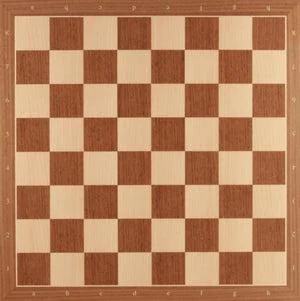
#> input picture lista2/img/brown_chess_board.webp, 300 x 301 px
$ jupyter execute visao_computacional_lista_2.ipynb
#> lines starting #> are read from the running program, lines starting #| are printed output that depends on the picture; after the words box and inside, x2 and y2 are one past the last pixel; in counts of white or black regions, pixels touching at a corner belong together
# Segunda lista de visão computacional

## Lucas Heron Santos Anchieta
## Ruan Tenório de Melo

[cell 1]
import matplotlib.pyplot as plt
import numpy as np
import cv2 as cv

### 1. Na documentação da OpenCV é possível encontrar diversos detectores e descritores. Usando um conjunto com pelo menos 6 imagens (você pode tirar fotos com seu telefone, por exemplo), experimente três detectores distintos nestas imagens, incluindo o detector de Harris. Pesquise e descreva resumidamente com suas palavras (até 200 palavras para cada) como cada um funciona, incluindo seus parâmetros e quais suas principais diferenças. Exiba resultados nas suas imagens, e em quais situações cada um funciona bem ou mal. Discuta seus parâmetros. Qual deles você achou melhor? Justifique.

#### Detector de Harris

[cell 2]
img = cv.imread('img/brown_chess_board.webp')
#> img is the input picture: shape (301, 300, 3); mean B, G, R 94.6, 131.5, 183.3

img = cv.cvtColor(img, cv.COLOR_BGR2RGB)

plt.imshow(img)

[cell 3]
def harris_detect(img):
    gray = cv.cvtColor(img, cv.COLOR_RGB2GRAY)
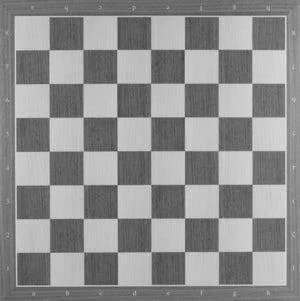
#> gray: shape (301, 300); min 59, max 228, mean 142.7
    gray = np.float32(gray)

    dst = cv.cornerHarris(gray, 2, 3, 0.04)
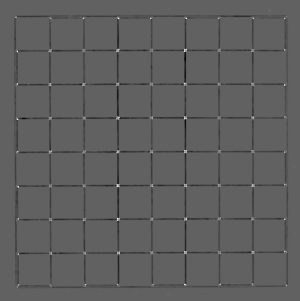
#> dst: shape (301, 300) float32; min -5059987, max 8231351, mean -126609.9; drawn with min black and max white

    dst = cv.dilate(dst,None)
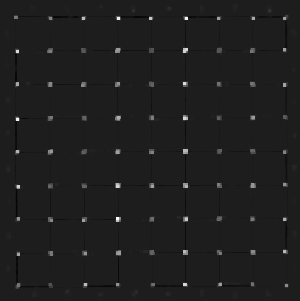
#> dst: shape (301, 300) float32; min -1080486.9, max 8231351, mean 57561; drawn with min black and max white

    return dst

[cell 4]
dst = harris_detect(img)

thresh = 0.1*dst.max()
#> thresh = 823135.1

corner_img = np.copy(img)

# Iterate through all the corners and draw them on the img (if they pass the threshold)
for j in range(0, dst.shape[0]):
    for i in range(0, dst.shape[1]):
        if(dst[j,i] > thresh):
            # img, center pt, radius, color, thickness
            cv.circle( corner_img, (i, j), 1, (255,0,0), 1)
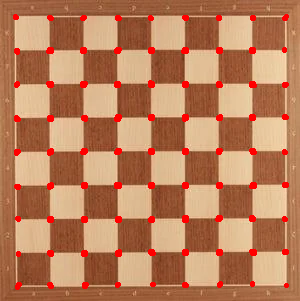
#> corner_img: shape (301, 300, 3); mean R, G, B 185.8, 126.5, 90.9

plt.imshow(corner_img)

#### Detector FAST

[cell 5]
plt.imshow(img)

[cell 6]
def fast_detect_nonmax(img):

    img_gray = cv.cvtColor(img, cv.COLOR_RGB2GRAY)

    fast = cv.FastFeatureDetector_create()

    kp = fast.detect(img_gray,None)
#> kp = 921 keypoints; strongest (x, y, size): (18, 118, 7), (15, 17, 7), (117, 282, 7), (285, 284, 7)
    dst = cv.drawKeypoints(img, kp, None, color=(255,0,0))
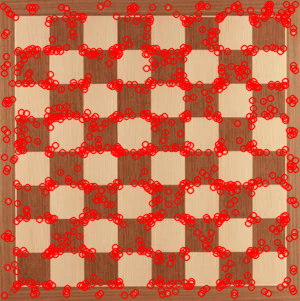
#> dst: shape (301, 300, 3); mean R, G, B 198.4, 110.1, 79.8
    print( "Threshold: {}".format(fast.getThreshold()) )
#| Threshold: 10
    print( "nonmaxSuppression:{}".format(fast.getNonmaxSuppression()) )
#| nonmaxSuppression:True
    print( "neighborhood: {}".format(fast.getType()) )
#| neighborhood: 2
    print( "Total Keypoints with nonmaxSuppression: {}".format(len(kp)))
#| Total Keypoints with nonmaxSuppression: 921

    return dst

[cell 7]
def fast_detect_without_nonmax(img):

    img_gray = cv.cvtColor(img, cv.COLOR_RGB2GRAY)

    fast = cv.FastFeatureDetector_create()

    fast.setNonmaxSuppression(0)
    kp = fast.detect(img_gray, None)
#> kp = 2640 keypoints; strongest (x, y, size): (107, 3, 7), (201, 4, 7), (232, 4, 7), (237, 4, 7)
    print( "Total Keypoints without nonmaxSuppression: {}".format(len(kp)) )
#| Total Keypoints without nonmaxSuppression: 2640
    dst = cv.drawKeypoints(img, kp, None, color=(255,0,0))
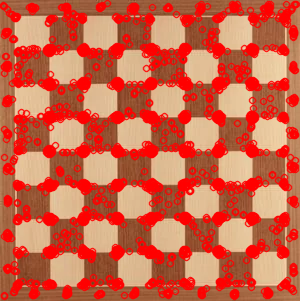
#> dst: shape (301, 300, 3); mean R, G, B 205, 99.8, 72.6

    return dst

[cell 8]
plt.imshow(fast_detect_nonmax(img))

[cell 9]
plt.imshow(fast_detect_without_nonmax(img))

#### Detector Shi-Tomasi

[cell 10]
def shi_tomasi_detect(img):
    img_gray = cv.cvtColor(img, cv.COLOR_RGB2GRAY)
    img_copy = np.copy(img)
    corners = cv.goodFeaturesToTrack(img_gray,81,0.01,10)
#> corners = 81 rows, first 8: [118, 116], [184, 150], [116, 184], [116, 217], [183, 82], [184, 49], [116, 150], [184, 251]
    corners = np.int32(corners)
#> corners = contour of 81 points, box (x1, y1, x2, y2) (15, 16, 286, 285), area 56731

    for i in corners:
        x,y = i.ravel()
        cv.circle(img_copy,(x,y),3,255,-1)
#> this loop made 81 passes
#> (x, y) on passes 1 to 12: (118, 116), (184, 150), (116, 184), (116, 217), (183, 82), (184, 49), (116, 150), (184, 251), (183, 118), (185, 219), (116, 50), (253, 116)
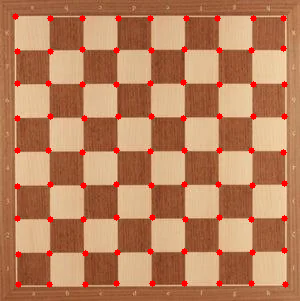
#> img_copy: shape (301, 300, 3); mean R, G, B 185.1, 128, 92.1

    return img_copy

$ run again, with lista2/img/lighthouse.jpg saved as lista2/img/brown_chess_board.webp
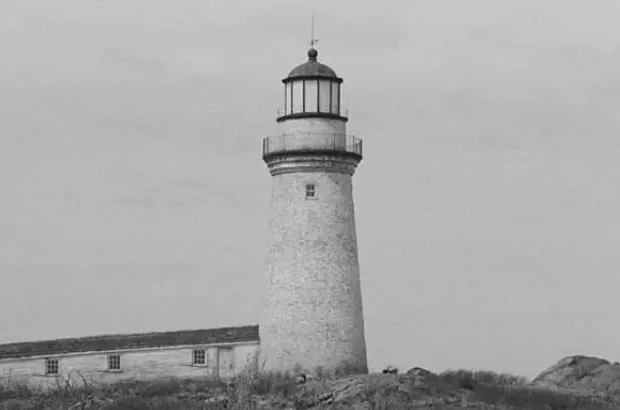
#> input picture lista2/img/lighthouse.jpg, 620 x 410 px
#> img is the input picture: shape (410, 620, 3); mean B, G, R 170.5, 170, 170.2
#> thresh = 2007160.4
#> after the loop `for j in range(0, dst.shape[0]):`:
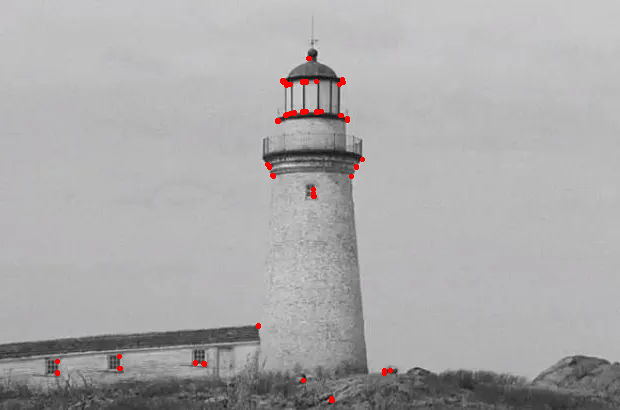
#> corner_img: shape (410, 620, 3); mean R, G, B 170.7, 169.5, 170
#> in fast_detect_nonmax, `kp = fast.detect(img_gray,None)`: kp = 2023 keypoints; strongest (x, y, size): (283, 80, 7), (341, 80, 7), (346, 119, 7), (278, 120, 7)
#| Threshold: 10
#| nonmaxSuppression:True
#| neighborhood: 2
#| Total Keypoints with nonmaxSuppression: 2023
#> in fast_detect_without_nonmax, `kp = fast.detect(img_gray, None)`: kp = 7492 keypoints; strongest (x, y, size): (312, 16, 7), (312, 17, 7), (312, 18, 7), (314, 37, 7)
#| Total Keypoints without nonmaxSuppression: 7492
#> in shi_tomasi_detect, `corners = cv.goodFeaturesToTrack(img_gray,81,0.01,10)`: corners = 81 rows, first 8: [282, 80], [277, 120], [346, 119], [301, 81], [203, 362], [384, 372], [285, 114], [313, 195]
#> in shi_tomasi_detect, `corners = np.int32(corners)`: corners = contour of 81 points, box (x1, y1, x2, y2) (43, 40, 612, 409), area 18835
#> the loop in shi_tomasi_detect, `for i in corners:` made 81 passes
#> after the loop in shi_tomasi_detect, `for i in corners:`:
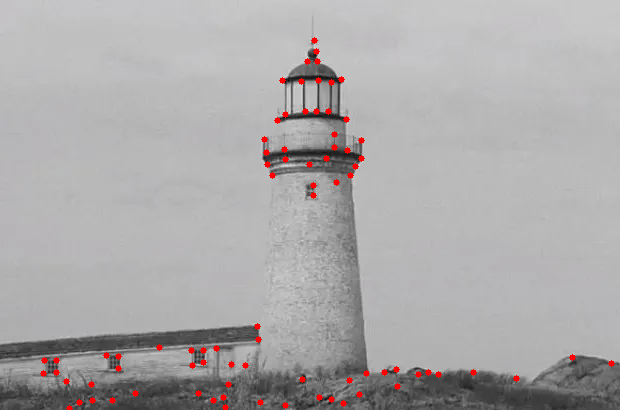
#> img_copy: shape (410, 620, 3); mean R, G, B 171.5, 168.9, 169.4
